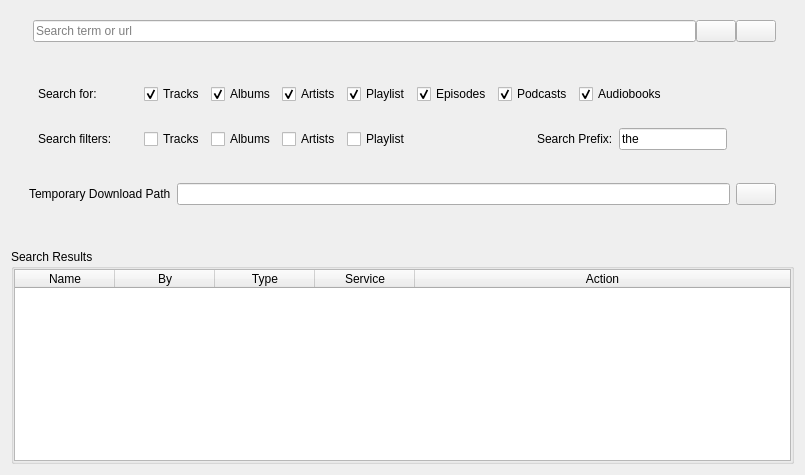
      <widget class="QWidget" name="search">
       <attribute name="title">
        <string>Search</string>
       </attribute>
       <layout class="QVBoxLayout" name="verticalLayout_3">
        <item>
         <widget class="QGroupBox" name="group_search">
          <property name="maximumSize">
           <size>
            <width>16777215</width>
            <height>100</height>
           </size>
          </property>
          <property name="styleSheet">
           <string notr="true">QGroupBox {
	border:0;
}</string>
          </property>
          <property name="title">
           <string/>
          </property>
          <property name="flat">
           <bool>true</bool>
          </property>
          <layout class="QHBoxLayout" name="horizontalLayout_5">
           <item>
            <widget class="QGroupBox" name="groupBox_7">
             <property name="maximumSize">
              <size>
               <width>16777215</width>
               <height>100</height>
              </size>
             </property>
             <property name="autoFillBackground">
              <bool>false</bool>
             </property>
             <property name="styleSheet">
              <string notr="true"/>
             </property>
             <property name="title">
              <string/>
             </property>
             <property name="flat">
              <bool>true</bool>
             </property>
             <layout class="QHBoxLayout" name="horizontalLayout_3">
              <property name="spacing">
               <number>0</number>
              </property>
              <property name="leftMargin">
               <number>6</number>
              </property>
              <property name="topMargin">
               <number>0</number>
              </property>
              <property name="bottomMargin">
               <number>0</number>
              </property>
              <item>
               <widget class="QLabel" name="label_2">
                <property name="text">
                 <string/>
                </property>
               </widget>
              </item>
              <item>
               <widget class="QLineEdit" name="search_term">
                <property name="text">
                 <string/>
                </property>
                <property name="dragEnabled">
                 <bool>true</bool>
                </property>
                <property name="placeholderText">
                 <string>Search term or url</string>
                </property>
                <property name="clearButtonEnabled">
                 <bool>true</bool>
                </property>
               </widget>
              </item>
              <item>
               <widget class="QPushButton" name="btn_search">
                <property name="text">
                 <string/>
                </property>
               </widget>
              </item>
              <item>
               <widget class="QPushButton" name="btn_search_filter_toggle">
                <property name="text">
                 <string/>
                </property>
               </widget>
              </item>
             </layout>
            </widget>
           </item>
          </layout>
         </widget>
        </item>
        <item>
         <widget class="QGroupBox" name="group_search_items">
          <property name="minimumSize">
           <size>
            <width>0</width>
            <height>0</height>
           </size>
          </property>
          <property name="styleSheet">
           <string notr="true">QGroupBox {
	border:0;
}</string>
          </property>
          <property name="title">
           <string/>
          </property>
          <property name="flat">
           <bool>true</bool>
          </property>
          <layout class="QVBoxLayout" name="verticalLayout_37">
			<item>
			 <widget class="QGroupBox" name="search_categories">
			  <property name="minimumSize">
			   <size>
				<width>0</width>
				<height>0</height>
			   </size>
			  </property>
			  <property name="title">
			   <string/>
			  </property>
			  <property name="flat">
			   <bool>false</bool>
			  </property>
			  <layout class="QVBoxLayout" name="verticalLayout_search_categories">
			   <item>
				<widget class="QGroupBox" name="search_for_group">
				 <property name="title">
				  <string/>
				 </property>
				 <property name="flat">
				  <bool>true</bool>
				 </property>
				 <layout class="QHBoxLayout" name="horizontalLayout_search_for">
				  <item>
				   <widget class="QLabel" name="label_3">
					<property name="minimumSize">
					 <size>
				      <width>100</width>
				      <height>0</height>
				     </size>
                    </property>
					<property name="text">
					 <string>Search for: </string>
					</property>
				   </widget>
				  </item>
				  <item>
				   <widget class="QCheckBox" name="enable_search_tracks">
					<property name="text">
					 <string>Tracks</string>
					</property>
					<property name="checked">
					 <bool>true</bool>
					</property>
				   </widget>
				  </item>
				  <item>
				   <widget class="QCheckBox" name="enable_search_albums">
					<property name="text">
					 <string>Albums</string>
					</property>
					<property name="checked">
					 <bool>true</bool>
					</property>
				   </widget>
				  </item>
				  <item>
				   <widget class="QCheckBox" name="enable_search_artists">
					<property name="text">
					 <string>Artists</string>
					</property>
					<property name="checked">
					 <bool>true</bool>
					</property>
				   </widget>
				  </item>
				  <item>
				   <widget class="QCheckBox" name="enable_search_playlists">
					<property name="text">
					 <string>Playlist</string>
					</property>
					<property name="checked">
					 <bool>true</bool>
					</property>
				   </widget>
				  </item>
				  <item>
				   <widget class="QCheckBox" name="enable_search_episodes">
					<property name="text">
					 <string>Episodes</string>
					</property>
					<property name="checked">
					 <bool>true</bool>
					</property>
				   </widget>
				  </item>
				  <item>
				   <widget class="QCheckBox" name="enable_search_podcasts">
					<property name="text">
					 <string>Podcasts</string>
					</property>
					<property name="checked">
					 <bool>true</bool>
					</property>
				   </widget>
				  </item>
				  <item>
				   <widget class="QCheckBox" name="enable_search_audiobooks">
					<property name="text">
					 <string>Audiobooks</string>
					</property>
					<property name="checked">
					 <bool>true</bool>
					</property>
				   </widget>
				  </item>
				  <item>
				   <spacer name="horizontalSpacer_search_for">
					<property name="orientation">
					 <enum>Qt::Horizontal</enum>
					</property>
					<property name="sizeHint" stdset="0">
					 <size>
					  <width>40</width>
					  <height>20</height>
					 </size>
					</property>
				   </spacer>
				  </item>
				 </layout>
				</widget>
			   </item>
			   <item>
				<widget class="QGroupBox" name="search_filters_group">
				 <property name="title">
				  <string/>
				 </property>
				 <property name="flat">
				  <bool>true</bool>
				 </property>
				 <layout class="QHBoxLayout" name="horizontalLayout_search_filters">
				  <item>
				   <widget class="QLabel" name="label_search_filters">
				    <property name="minimumSize">
					 <size>
					  <width>100</width>
					  <height>0</height>
					 </size>
					</property>
					<property name="text">
					 <string>Search filters: </string>
					</property>
				   </widget>
				  </item>
				  <item>
				   <widget class="QCheckBox" name="f_search_tracks">
					<property name="text">
					 <string>Tracks</string>
					</property>
					<property name="checked">
					 <bool>false</bool>
					</property>
				   </widget>
				  </item>
				  <item>
				   <widget class="QCheckBox" name="f_search_albums">
					<property name="text">
					 <string>Albums</string>
					</property>
					<property name="checked">
					 <bool>false</bool>
					</property>
				   </widget>
				  </item>
				  <item>
				   <widget class="QCheckBox" name="f_search_artists">
					<property name="text">
					 <string>Artists</string>
					</property>
					<property name="checked">
					 <bool>false</bool>
					</property>
				   </widget>
				  </item>
				  <item>
				   <widget class="QCheckBox" name="f_search_playlists">
					<property name="text">
					 <string>Playlist</string>
					</property>
					<property name="checked">
					 <bool>false</bool>
					</property>
				   </widget>
				  </item>
				  <item>
			   <spacer name="horizontalSpacer_before_prefix">
				<property name="orientation">
				 <enum>Qt::Horizontal</enum>
				</property>
				<property name="sizeHint" stdset="0">
				 <size>
				  <width>120</width>
				  <height>20</height>
				 </size>
				</property>
			   </spacer>
			  </item>
				  <item>
				   <widget class="QLabel" name="label_search_prefix">
				    <property name="toolTip">
					 <string>Article (prefix) to trim from the search terms for filtering searches&#xa;A trailing space will be added if you do not include one</string>
					</property>
					<property name="text">
					 <string>Search Prefix:</string>
					</property>
				   </widget>
				  </item>
				  <item>
				   <widget class="QLineEdit" name="search_prefix">
				    <property name="toolTip">
					 <string>Article (prefix) to trim from the search terms for filtering searches&#xa;A trailing space will be added if you do not include one</string>
					</property>
					<property name="minimumSize">
					 <size>
					  <width>100</width>
					  <height>0</height>
					 </size>
					</property>
					<property name="maximumSize">
					 <size>
					  <width>150</width>
					  <height>16777215</height>
					 </size>
					</property>
					<property name="text">
					 <string>the </string>
					</property>
					<property name="placeholderText">
					 <string>the </string>
					</property>
				   </widget>
				  </item>
				  <item>
				   <spacer name="horizontalSpacer_search_filters">
					<property name="orientation">
					 <enum>Qt::Horizontal</enum>
					</property>
					<property name="sizeHint" stdset="0">
					 <size>
					  <width>40</width>
					  <height>20</height>
					 </size>
					</property>
				   </spacer>
				  </item>
				 </layout>
				</widget>
			   </item>
			  </layout>
			 </widget>
			</item>
           <item>
            <widget class="QGroupBox" name="group_login_form_6">
             <property name="minimumSize">
              <size>
               <width>0</width>
               <height>0</height>
              </size>
             </property>
             <property name="title">
              <string/>
             </property>
             <property name="flat">
              <bool>false</bool>
             </property>
             <layout class="QHBoxLayout" name="horizontalLayout_234">
              <item>
               <widget class="QLabel" name="lb_tmp_dl_root">
                <property name="text">
                 <string>Temporary Download Path</string>
                </property>
               </widget>
              </item>
              <item>
               <widget class="QLineEdit" name="tmp_dl_root"/>
              </item>
              <item>
               <widget class="QPushButton" name="btn_download_tmp_browse">
                <property name="text">
                 <string/>
                </property>
               </widget>
              </item>
             </layout>
            </widget>
           </item>
           <item>
            <spacer name="horizontalSpacer_7">
             <property name="orientation">
              <enum>Qt::Horizontal</enum>
             </property>
             <property name="sizeHint" stdset="0">
              <size>
               <width>0</width>
               <height>0</height>
              </size>
             </property>
            </spacer>
           </item>
          </layout>
         </widget>
        </item>
        <item>
         <widget class="QGroupBox" name="group_temp_dl_root">
          <property name="minimumSize">
           <size>
            <width>0</width>
            <height>0</height>
           </size>
          </property>
          <property name="styleSheet">
           <string notr="true">QGroupBox {
	border:0;
}</string>
          </property>
          <property name="title">
           <string/>
          </property>
          <property name="flat">
           <bool>true</bool>
          </property>
          <layout class="QHBoxLayout" name="horizontalLayout_28">
           <property name="leftMargin">
            <number>0</number>
           </property>
           <property name="topMargin">
            <number>0</number>
           </property>
           <property name="rightMargin">
            <number>0</number>
           </property>
           <property name="bottomMargin">
            <number>0</number>
           </property>
          </layout>
         </widget>
        </item>
        <item>
         <widget class="QGroupBox" name="group_search_results">
          <property name="title">
           <string>Search Results</string>
          </property>
          <property name="flat">
           <bool>true</bool>
          </property>
          <layout class="QVBoxLayout" name="verticalLayout_4">
           <property name="spacing">
            <number>0</number>
           </property>
           <property name="leftMargin">
            <number>0</number>
           </property>
           <property name="topMargin">
            <number>0</number>
           </property>
           <property name="rightMargin">
            <number>0</number>
           </property>
           <property name="bottomMargin">
            <number>0</number>
           </property>
           <item>
            <widget class="QTableWidget" name="tbl_search_results">
             <property name="lineWidth">
              <number>1</number>
             </property>
             <property name="editTriggers">
              <set>QAbstractItemView::NoEditTriggers</set>
             </property>
             <property name="showDropIndicator" stdset="0">
              <bool>true</bool>
             </property>
             <property name="selectionMode">
              <enum>QAbstractItemView::SingleSelection</enum>
             </property>
             <property name="selectionBehavior">
              <enum>QAbstractItemView::SelectRows</enum>
             </property>
             <property name="sortingEnabled">
              <bool>false</bool>
             </property>
             <attribute name="horizontalHeaderStretchLastSection">
              <bool>true</bool>
             </attribute>
             <column>
              <property name="text">
               <string>Name</string>
              </property>
             </column>
             <column>
              <property name="text">
               <string>By</string>
              </property>
             </column>
             <column>
              <property name="text">
               <string>Type</string>
              </property>
             </column>
             <column>
              <property name="text">
               <string>Service</string>
              </property>
             </column>
             <column>
              <property name="text">
               <string>Action</string>
              </property>
             </column>
            </widget>
           </item>
          </layout>
         </widget>
        </item>
       </layout>
      </widget>
